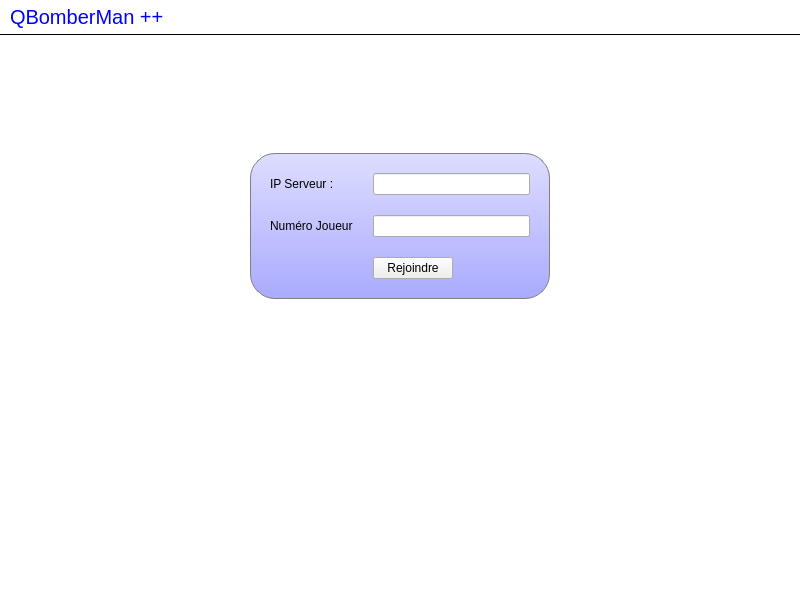
<?xml version="1.0" encoding="UTF-8"?>
<ui version="4.0">
 <class>MainWindow</class>
 <widget class="QMainWindow" name="MainWindow">
  <property name="geometry">
   <rect>
    <x>0</x>
    <y>0</y>
    <width>800</width>
    <height>600</height>
   </rect>
  </property>
  <property name="windowTitle">
   <string>MainWindow</string>
  </property>
  <property name="styleSheet">
   <string notr="true">#titleLabel {
background: white;
color: blue;
font-size: 20px;
border: none;
border-bottom:  1px solid black;
padding: 5px;
}

#mainFrame {
border: none;
background: white;
}

#loginFrame {
background: qlineargradient(x1: 0, y1: 0, x2: 0, y2: 1, stop: 0 #ddf, stop: 1 #aaf);
border: 1px solid gray;
padding: 10px;
border-radius: 25px;
}</string>
  </property>
  <widget class="QWidget" name="centralwidget">
   <layout class="QVBoxLayout" name="verticalLayout">
    <property name="spacing">
     <number>0</number>
    </property>
    <property name="leftMargin">
     <number>0</number>
    </property>
    <property name="topMargin">
     <number>0</number>
    </property>
    <property name="rightMargin">
     <number>0</number>
    </property>
    <property name="bottomMargin">
     <number>0</number>
    </property>
    <item>
     <widget class="QLabel" name="titleLabel">
      <property name="sizePolicy">
       <sizepolicy hsizetype="Preferred" vsizetype="Fixed">
        <horstretch>0</horstretch>
        <verstretch>0</verstretch>
       </sizepolicy>
      </property>
      <property name="text">
       <string>QBomberMan ++</string>
      </property>
     </widget>
    </item>
    <item>
     <widget class="QFrame" name="mainFrame">
      <property name="frameShape">
       <enum>QFrame::StyledPanel</enum>
      </property>
      <layout class="QVBoxLayout" name="verticalLayout_2">
       <item>
        <widget class="QStackedWidget" name="stackedWidget">
         <property name="currentIndex">
          <number>1</number>
         </property>
         <widget class="QWidget" name="chatPage">
          <layout class="QGridLayout" name="gridLayout">
           <item row="0" column="1" colspan="2">
            <widget class="QListWidget" name="userListWidget"/>
           </item>
           <item row="1" column="2">
            <widget class="QPushButton" name="sayButton">
             <property name="sizePolicy">
              <sizepolicy hsizetype="Fixed" vsizetype="Fixed">
               <horstretch>0</horstretch>
               <verstretch>0</verstretch>
              </sizepolicy>
             </property>
             <property name="maximumSize">
              <size>
               <width>50</width>
               <height>16777215</height>
              </size>
             </property>
             <property name="text">
              <string>Envoyer</string>
             </property>
            </widget>
           </item>
           <item row="1" column="0" colspan="2">
            <widget class="QLineEdit" name="sayLineEdit"/>
           </item>
           <item row="0" column="0">
            <widget class="QTextEdit" name="roomTextEdit">
             <property name="readOnly">
              <bool>true</bool>
             </property>
            </widget>
           </item>
          </layout>
         </widget>
         <widget class="QWidget" name="loginPage">
          <layout class="QGridLayout" name="gridLayout_3">
           <item row="0" column="1">
            <spacer name="verticalSpacer">
             <property name="orientation">
              <enum>Qt::Vertical</enum>
             </property>
             <property name="sizeType">
              <enum>QSizePolicy::Fixed</enum>
             </property>
             <property name="sizeHint" stdset="0">
              <size>
               <width>20</width>
               <height>100</height>
              </size>
             </property>
            </spacer>
           </item>
           <item row="1" column="0">
            <spacer name="horizontalSpacer">
             <property name="orientation">
              <enum>Qt::Horizontal</enum>
             </property>
             <property name="sizeHint" stdset="0">
              <size>
               <width>223</width>
               <height>20</height>
              </size>
             </property>
            </spacer>
           </item>
           <item row="1" column="1">
            <widget class="QFrame" name="loginFrame">
             <property name="sizePolicy">
              <sizepolicy hsizetype="Fixed" vsizetype="Fixed">
               <horstretch>0</horstretch>
               <verstretch>0</verstretch>
              </sizepolicy>
             </property>
             <property name="minimumSize">
              <size>
               <width>300</width>
               <height>0</height>
              </size>
             </property>
             <property name="frameShape">
              <enum>QFrame::StyledPanel</enum>
             </property>
             <layout class="QGridLayout" name="gridLayout_2">
              <property name="spacing">
               <number>20</number>
              </property>
              <item row="0" column="0">
               <widget class="QLabel" name="label">
                <property name="text">
                 <string>IP Serveur :</string>
                </property>
               </widget>
              </item>
              <item row="0" column="1">
               <widget class="QLineEdit" name="serverLineEdit"/>
              </item>
              <item row="1" column="0">
               <widget class="QLabel" name="label_2">
                <property name="text">
                 <string>Numéro Joueur</string>
                </property>
               </widget>
              </item>
              <item row="1" column="1">
               <widget class="QLineEdit" name="userLineEdit">
                <property name="toolTip">
                 <string>&lt;html&gt;&lt;head/&gt;&lt;body&gt;&lt;p&gt;Le numéro de joueur doit suivre le format suivant : Jnum&lt;/p&gt;&lt;p&gt;Sachant que num est un entier de 0 à 99&lt;/p&gt;&lt;/body&gt;&lt;/html&gt;</string>
                </property>
                <property name="inputMethodHints">
                 <set>Qt::ImhNone</set>
                </property>
               </widget>
              </item>
              <item row="2" column="1">
               <widget class="QPushButton" name="loginButton">
                <property name="sizePolicy">
                 <sizepolicy hsizetype="Fixed" vsizetype="Fixed">
                  <horstretch>0</horstretch>
                  <verstretch>0</verstretch>
                 </sizepolicy>
                </property>
                <property name="text">
                 <string>Rejoindre</string>
                </property>
               </widget>
              </item>
             </layout>
            </widget>
           </item>
           <item row="1" column="2">
            <spacer name="horizontalSpacer_2">
             <property name="orientation">
              <enum>Qt::Horizontal</enum>
             </property>
             <property name="sizeHint" stdset="0">
              <size>
               <width>223</width>
               <height>20</height>
              </size>
             </property>
            </spacer>
           </item>
           <item row="2" column="1">
            <spacer name="verticalSpacer_2">
             <property name="orientation">
              <enum>Qt::Vertical</enum>
             </property>
             <property name="sizeHint" stdset="0">
              <size>
               <width>20</width>
               <height>267</height>
              </size>
             </property>
            </spacer>
           </item>
          </layout>
         </widget>
        </widget>
       </item>
      </layout>
     </widget>
    </item>
   </layout>
  </widget>
 </widget>
 <tabstops>
  <tabstop>serverLineEdit</tabstop>
  <tabstop>userLineEdit</tabstop>
  <tabstop>loginButton</tabstop>
  <tabstop>roomTextEdit</tabstop>
  <tabstop>userListWidget</tabstop>
  <tabstop>sayLineEdit</tabstop>
  <tabstop>sayButton</tabstop>
 </tabstops>
 <resources/>
 <connections>
  <connection>
   <sender>sayLineEdit</sender>
   <signal>returnPressed()</signal>
   <receiver>sayButton</receiver>
   <slot>animateClick()</slot>
   <hints>
    <hint type="sourcelabel">
     <x>331</x>
     <y>564</y>
    </hint>
    <hint type="destinationlabel">
     <x>768</x>
     <y>570</y>
    </hint>
   </hints>
  </connection>
  <connection>
   <sender>serverLineEdit</sender>
   <signal>returnPressed()</signal>
   <receiver>userLineEdit</receiver>
   <slot>setFocus()</slot>
   <hints>
    <hint type="sourcelabel">
     <x>391</x>
     <y>188</y>
    </hint>
    <hint type="destinationlabel">
     <x>470</x>
     <y>238</y>
    </hint>
   </hints>
  </connection>
  <connection>
   <sender>userLineEdit</sender>
   <signal>returnPressed()</signal>
   <receiver>loginButton</receiver>
   <slot>animateClick()</slot>
   <hints>
    <hint type="sourcelabel">
     <x>417</x>
     <y>239</y>
    </hint>
    <hint type="destinationlabel">
     <x>389</x>
     <y>275</y>
    </hint>
   </hints>
  </connection>
 </connections>
</ui>
